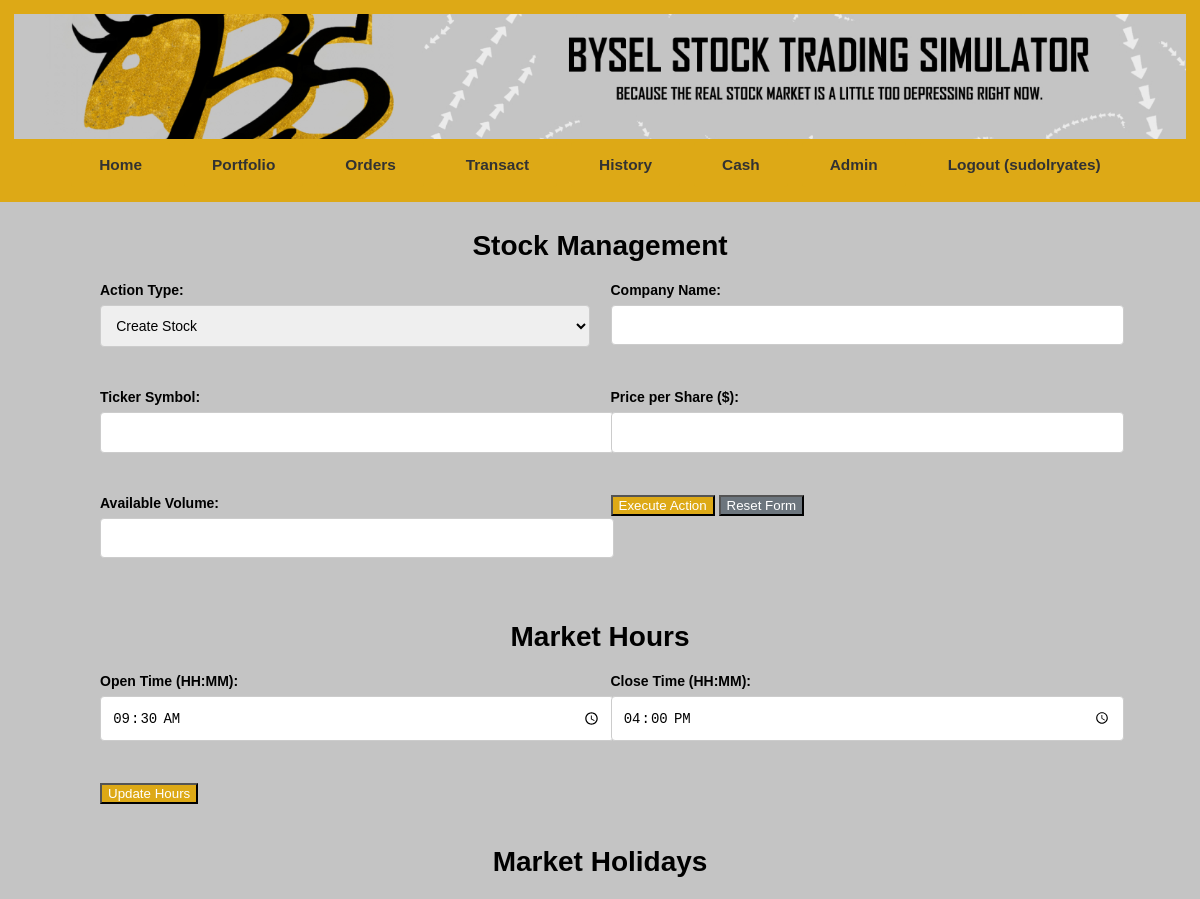
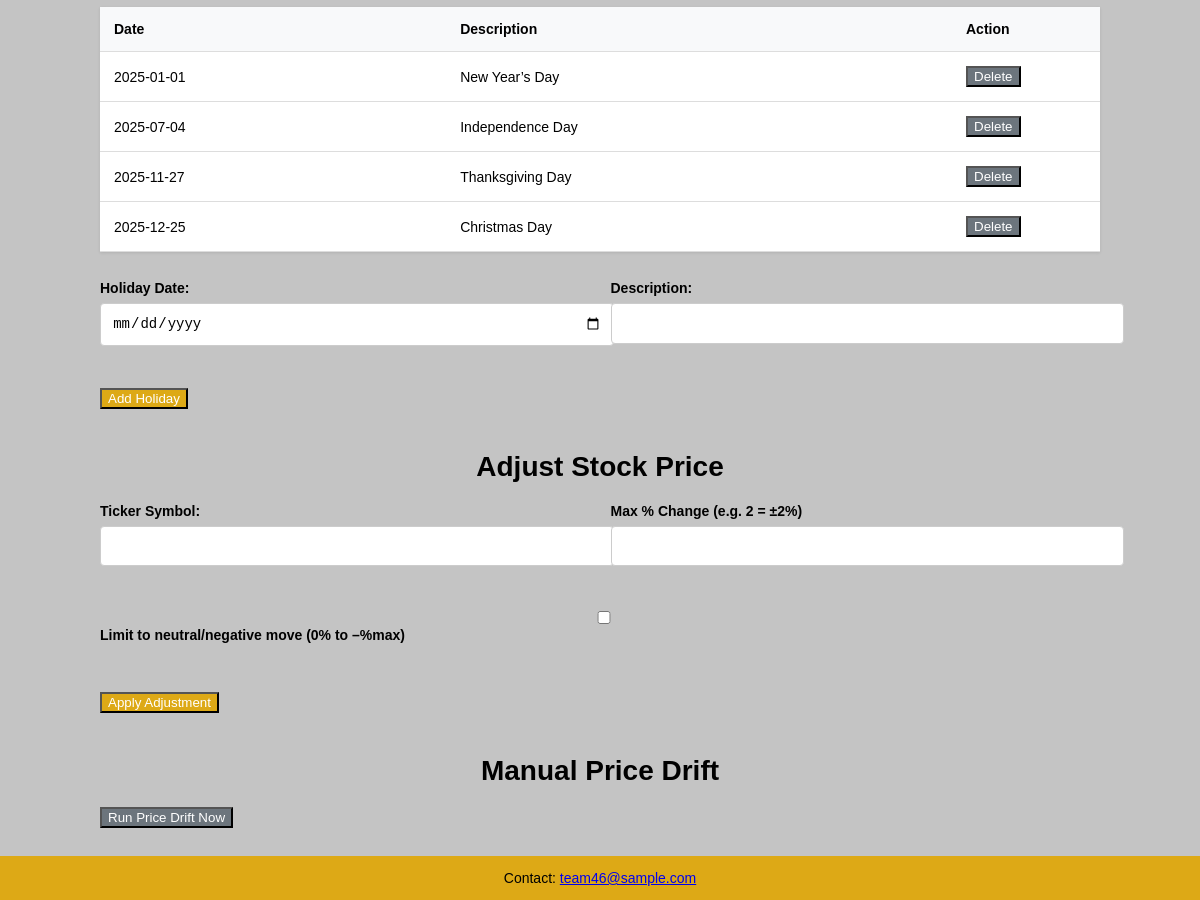
Screenshot of /admin.php (signed in) with the database file from the repository (2 pictures, top to bottom).
### tables this page shows
CREATE TABLE IF NOT EXISTS `market_hours` (
  `id`         TINYINT  PRIMARY KEY DEFAULT 1,
  `open_time`  TIME     NOT NULL,
  `close_time` TIME     NOT NULL,
  `updated_at` TIMESTAMP DEFAULT CURRENT_TIMESTAMP
                      ON UPDATE CURRENT_TIMESTAMP
);

CREATE TABLE IF NOT EXISTS `market_holidays` (
  `holiday_date` DATE PRIMARY KEY,
  `description`  VARCHAR(100) NOT NULL,
  `created_at`   TIMESTAMP DEFAULT CURRENT_TIMESTAMP
);

### admin.php (the view, shortened to what this page needs)
<?php
require_once 'includes/db_connect.php';
require_once 'includes/header.php';
require_once 'includes/footer.php';
displayHeader("Admin Dashboard");
?>
<div class="admin-container">
    <h1>Stock Management</h1>
    <form class="stock-form" action="handlers/stock_handler.php" method="post">
        <div class="form-group">
            <label for="action">Action Type:</label>
            <select id="action" name="action" required>
                <option value="create">Create Stock</option>
            </select>
        </div>
        <div class="form-group">
            <label for="company">Company Name:</label>
            <input type="text" id="company" name="company" required>
        </div>
        <div class="form-group">
            <label for="ticker">Ticker Symbol:</label>
            <input type="text" id="ticker" name="ticker"
                   pattern="[A-Z]{1,5}"
                   title="1-5 uppercase letters"
                   required>
        </div>
        <div class="form-group">
            <label for="price">Price per Share ($):</label>
            <input type="number" id="price" name="price"
                   step="0.01" min="0.01" required>
        </div>
        <div class="form-group">
            <label for="volume">Available Volume:</label>
            <input type="number" id="volume" name="volume"
                   min="1" required>
        </div>
        <div class="form-actions">
            <button type="submit" class="btn-primary">Execute Action</button>
            <button type="reset"  class="btn-secondary">Reset Form</button>
        </div>
    </form>
    <h1 style="margin-top:3rem;">Market Hours</h1>
    <?php
        $stmt = $conn->query("SELECT open_time, close_time FROM market_hours WHERE id = 1");
        $hours = $stmt->fetch(PDO::FETCH_ASSOC);
    ?>
    <form class="stock-form" action="handlers/market_hours_handler.php" method="post">
        <div class="form-group">
            <label for="open_time">Open Time (HH:MM):</label>
            <input type="time" id="open_time" name="open_time"
                   value="<?= htmlspecialchars(substr($hours['open_time'],0,5)) ?>"
                   required>
        </div>
        <div class="form-group">
            <label for="close_time">Close Time (HH:MM):</label>
            <input type="time" id="close_time" name="close_time"
                   value="<?= htmlspecialchars(substr($hours['close_time'],0,5)) ?>"
                   required>
        </div>
        <div class="form-actions">
            <button type="submit" class="btn-primary">Update Hours</button>
        </div>
    </form>
    <h1 style="margin-top:3rem;">Market Holidays</h1>
    <?php
        $holidays = $conn
            ->query("SELECT holiday_date, description FROM market_holidays ORDER BY holiday_date")
            ->fetchAll(PDO::FETCH_ASSOC);
    ?>
    <table>
        <thead>
            <tr>
                <th>Date</th>
                <th>Description</th>
                <th style="width:120px;">Action</th>
            </tr>
        </thead>
        <tbody>
            <?php if (empty($holidays)): ?>
                <tr><td colspan="3">No holidays configured.</td></tr>
            <?php else: ?>
                <?php foreach ($holidays as $h): ?>
                    <tr>
                        <td><?= htmlspecialchars($h['holiday_date']) ?></td>
                        <td><?= htmlspecialchars($h['description']) ?></td>
                        <td>
                            <form action="handlers/holiday_handler.php" method="post" style="margin:0;">
                                <button type="submit" class="btn-secondary"
                                        onclick="return confirm('Remove this holiday?');">
                                    Delete
                                </button>
                            </form>
                        </td>
                    </tr>
                <?php endforeach; ?>
            <?php endif; ?>
        </tbody>
    </table>
    <form class="stock-form" action="handlers/holiday_handler.php" method="post" style="margin-top:2rem;">
        <div class="form-group">
            <label for="holiday_date">Holiday Date:</label>
            <input type="date" id="holiday_date" name="holiday_date" required>
        </div>
        <div class="form-group">
            <label for="description">Description:</label>
            <input type="text" id="description" name="description"
                   maxlength="100" required>
        </div>
        <div class="form-actions">
            <button type="submit" class="btn-primary">Add Holiday</button>
        </div>
    </form>
    <h1 style="margin-top:3rem;">Adjust Stock Price</h1>
    <form class="stock-form" action="handlers/price_adjust_handler.php" method="post">
        <div class="form-group">
            <label for="ticker_adj">Ticker Symbol:</label>
            <input type="text" id="ticker_adj" name="ticker"
                   pattern="[A-Z]{1,5}" required>
        </div>
        <div class="form-group">
            <label for="percent">Max % Change (e.g. 2 = ±2%)</label>
            <input type="number" id="percent" name="percent"
                   step="0.01" min="0" required>
        </div>
        <div class="form-group" style="grid-column:1 / -1;">
            <label>
                <input type="checkbox" name="negative_only" value="1">
                Limit to neutral/negative move (0% to –%max)
            </label>
        </div>
        <div class="form-actions">
            <button type="submit" class="btn-primary">Apply Adjustment</button>
        </div>
    </form>
    <h1 style="margin-top:3rem;">Manual Price Drift</h1>
    <form class="stock-form" action="handlers/run_drift_handler.php" method="post">
        <div class="form-actions">
            <button type="submit" class="btn-secondary">
                Run Price Drift Now
            </button>
        </div>
    </form>
</div>
<?php
displayFooter();
?>

### includes/header.php (shortened to what this page needs)
<?php
function displayHeader($pageTitle) {
?>
<!DOCTYPE html>
<html lang="en">
<head>
	<link rel="stylesheet"
      href="assets/styles.css?v=<?= filemtime('assets/styles.css') ?>">
</head>
<body>
    <header>
        <img src="assets/newbanner.jpg" class="header-banner" alt="Bear and Bull">
        <nav class="horizontalNavigation">
            <ul>
                <li><a href="index.php">Home</a></li>
                <?php if(isset($_SESSION['user_id'])): ?>
                    <li><a href="portfolio.php">Portfolio</a></li>
					<li><a href="orders.php">Orders</a></li>
                    <li><a href="transact.php">Transact</a></li>
                    <li><a href="history.php">History</a></li>
                    <li><a href="cash.php">Cash</a></li>
                    <?php if($_SESSION['role'] === 'admin'): ?>
                        <li><a href="admin.php">Admin</a></li>
                    <?php endif; ?>
                    <li><a href="logout.php">Logout (<?= htmlspecialchars($_SESSION['username']) ?>)</a></li>
                <?php else: ?>
                    <li><a href="login.php">Login</a></li>
                    <li><a href="register.php">Create Account</a></li>
                <?php endif; ?>
            </ul>
        </nav>
    </header>
    <main>
<?php
}
?>

### includes/footer.php
<?php
function displayFooter() {
?>
    </main>
    <footer>
        <span>Contact: <a href="mailto:team46@sample.com">team46@sample.com</a></span>
    </footer>
</body>
</html>
<?php
}
?>

### assets/styles.css (style rules this page uses)
html { margin: 0; padding: 0; font-family: Verdana, Arial, sans-serif; font-size: 14px; background-color: #C4C4C4; }
body { max-width: 1200px; margin: 0 auto; min-height: 100vh; display: flex; flex-direction: column; }
header { background-color: #DDA916; padding: 1rem; }
.header-banner { width: 100%; height: 125px; object-fit: cover; }
h1 { color: #000000; text-align: center; font-size: 2em; margin: 20px 0; }
.horizontalNavigation ul { list-style: none; padding: 0; margin: 1rem 0; display: flex; justify-content: center; flex-wrap: wrap; gap: 1rem; }
.horizontalNavigation li a { background-color: #DDA916; color: #323232; padding: 1rem 2rem; text-decoration: none; border-radius: 4px; transition: background-color 0.3s; font-size: 1.1em; font-weight: bold; }
.form-group { margin-bottom: 1.5rem; }
.form-group label { display: block; margin-bottom: 0.5rem; font-weight: bold; }
input, select, textarea { width: 100%; padding: 0.8rem; border: 1px solid #cccccc; border-radius: 4px; font-size: 1rem; }
.btn-primary { background-color: #DDA916; color: #ffffff; }
.btn-secondary { background-color: #6c757d; color: #ffffff; }
.admin-container { max-width: 1000px; margin: 2rem auto; }
.stock-form { display: grid; grid-template-columns: repeat(2, 1fr); gap: 1.5rem; }
table { width: 100%; border-collapse: collapse; margin: 2rem 0; background-color: #ffffff; box-shadow: 0 1px 3px rgba(0,0,0,0.1); }
th, td { padding: 1rem; text-align: left; border-bottom: 1px solid #dddddd; }
th { background-color: #f8f9fa; }
footer { background-color: #DDA916; color: #000000; text-align: center; padding: 1rem; margin-top: auto; }

### rows the page displays
market_hours: open_time "09:30", close_time "16:00"
market_holidays: holiday_date "2025-01-01", description "New Year’s Day"
market_holidays: holiday_date "2025-07-04", description "Independence Day"
market_holidays: holiday_date "2025-11-27", description "Thanksgiving Day"
market_holidays: holiday_date "2025-12-25", description "Christmas Day"

### other values shown
$_SESSION['username'] "sudolryates"
